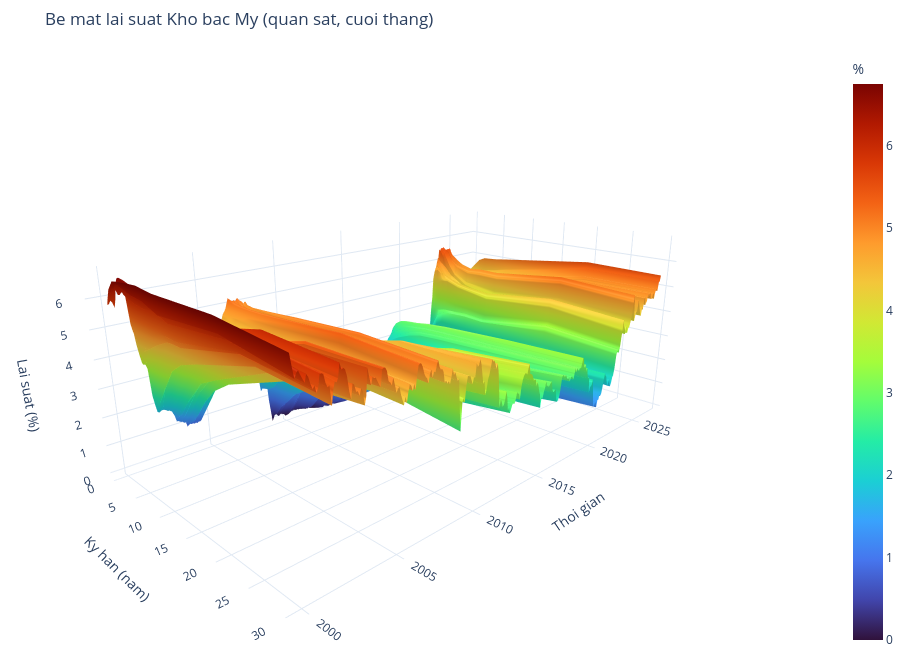

Source (notebook cell):
### Markdown cell above
## 6. Bieu do 3D tuong tac (keo de xoay, cuon de zoom, hover de doc gia tri)

### Code cell
ia.fig_yield_surface(yields).show()

### Figure 1 — Plotly figure (JSON) as saved in the notebook; plotly's stock layout.template omitted (floating-point values rounded to 4 significant figures; data arrays with more than 128 entries replaced by an {"elided": "..."} marker saying what was removed)
{"data": [{"colorbar": {"title": {"text": "%"}}, "colorscale": [[0, "#30123b"], [0.07143, "#4145ab"], [0.1429, "#4675ed"], [0.2143, "#39a2fc"], [0.2857, "#1bcfd4"], [0.3571, "#24eca6"], [0.4286, "#61fc6c"], [0.5, "#a4fc3b"], [0.5714, "#d1e834"], [0.6429, "#f3c63a"], [0.7143, "#fe9b2d"], [0.7857, "#f36315"], [0.8571, "#d93806"], [0.9286, "#b11901"], [1, "#7a0402"]], "hovertemplate": "Ky han %{x:.2f}y<br>%{y|%Y-%m}<br>Lai suat %{z:.2f}%<extra></extra>", "type": "surface", "x": [0.25, 0.5, 1.0, 2.0, 3.0, 5.0, 7.0, 10.0, 20.0, 30.0], "y": {"elided": "321 str values"}, "z": {"elided": "321x10 float values"}}], "layout": {"height": 650, "margin": {"b": 0, "l": 0, "r": 0, "t": 50}, "scene": {"aspectratio": {"x": 1, "y": 1.8, "z": 0.7}, "camera": {"eye": {"x": 1.7, "y": -1.7, "z": 0.8}}, "xaxis": {"title": {"text": "Ky han (nam)"}}, "yaxis": {"title": {"text": "Thoi gian"}}, "zaxis": {"title": {"text": "Lai suat (%)"}}}, "title": {"text": "Be mat lai suat Kho bac My (quan sat, cuoi thang)"}}}
